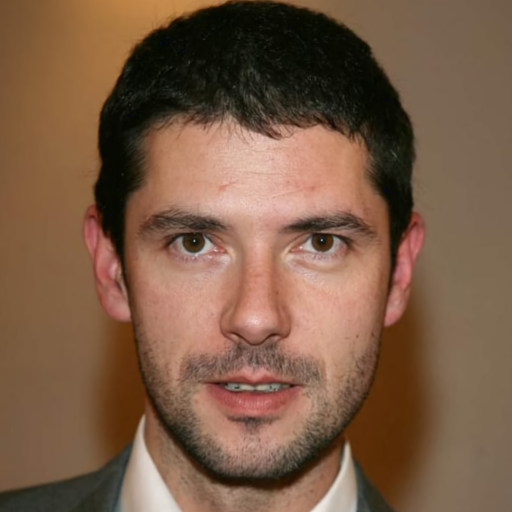
#> input picture png/0.png, 1024 x 1024 px (shown at 1/2 size)
$ python -i make_HQ_images.py   (imports and definitions only)   (older library calls are emulated)
#> lines starting #> are read from the running program, lines starting #| are printed output that depends on the picture
import glob
import os
import PIL
import hashlib
import numpy as np
from PIL import Image
import cryptography.hazmat.primitives.hashes
import cryptography.hazmat.backends
import cryptography.hazmat.primitives.kdf.pbkdf2
import cryptography.fernet
import base64
import bz2
import scipy
from scipy import ndimage
import multiprocessing as mp
import argparse

# This code is inspired by
# https://github.com/nperraud/download-celebA-HQ/blob/master/make_HQ_images.py
parser = argparse.ArgumentParser(description='Download celebA-HQ helper')
# [3 lines not run here, left out]
# [1 line that did not run here, left out]

# [1 line that did not run here, left out]
expected_images = 202599
# [1 line that did not run here, left out]

# [1 line that did not run here, left out]
# [9 lines not run here, left out]
expected_dat = 30000

# [9 lines not run here, left out]

# [1 line that did not run here, left out]

"""
# Must use pillow version 3.1.1 for everything to work correctly.
if getattr(PIL, 'PILLOW_VERSION', '') != '3.1.1':
    raise ValueError('create_celebahq requires pillow version 3.1.1') # conda install pillow=3.1.1
"""

# Must use libjpeg version 8d for everything to work correctly.
"""
img = np.array(PIL.Image.open(os.path.join(celeba_dir, '000001.jpg')))
md5 = hashlib.md5()
md5.update(img.tobytes())
if md5.hexdigest() != '9cad8178d6cb0196b36f7b34bc5eb6d3':
    raise ValueError('create_celebahq requires libjpeg version 8d') # conda install jpeg=8d
"""

def rot90(v):
    return np.array([-v[1], v[0]])


def process_func(idx):
    # Load original image.
    orig_idx = fields['orig_idx'][idx]
    orig_file = fields['orig_file'][idx]
    orig_path = os.path.join(celeba_dir, orig_file)
    img = PIL.Image.open(orig_path)
    # Choose oriented crop rectangle.
    lm = landmarks[orig_idx]
    eye_avg = (lm[0] + lm[1]) * 0.5 + 0.5
    mouth_avg = (lm[3] + lm[4]) * 0.5 + 0.5
    eye_to_eye = lm[1] - lm[0]
    eye_to_mouth = mouth_avg - eye_avg
    x = eye_to_eye - rot90(eye_to_mouth)
    x /= np.hypot(*x)
    x *= max(np.hypot(*eye_to_eye) * 2.0, np.hypot(*eye_to_mouth) * 1.8)
    y = rot90(x)
    c = eye_avg + eye_to_mouth * 0.1
    quad = np.stack([c - x - y, c - x + y, c + x + y, c + x - y])
    zoom = 1024 / (np.hypot(*x) * 2)
    # Shrink.
    shrink = int(np.floor(0.5 / zoom))
    if shrink > 1:
        size = (int(np.round(float(img.size[0]) / shrink)), int(np.round(float(img.size[1]) / shrink)))
        img = img.resize(size, PIL.Image.ANTIALIAS)
        quad /= shrink
        zoom *= shrink
    # Crop.
    border = max(int(np.round(1024 * 0.1 / zoom)), 3)
    crop = (int(np.floor(min(quad[:,0]))), int(np.floor(min(quad[:,1]))), int(np.ceil(max(quad[:,0]))), int(np.ceil(max(quad[:,1]))))
    crop = (max(crop[0] - border, 0), max(crop[1] - border, 0), min(crop[2] + border, img.size[0]), min(crop[3] + border, img.size[1]))
    if crop[2] - crop[0] < img.size[0] or crop[3] - crop[1] < img.size[1]:
        img = img.crop(crop)
        quad -= crop[0:2]
    # Simulate super-resolution.
    superres = int(np.exp2(np.ceil(np.log2(zoom))))
    if superres > 1:
        img = img.resize((img.size[0] * superres, img.size[1] * superres), PIL.Image.ANTIALIAS)
        quad *= superres
        zoom /= superres
    # Pad.
    pad = (int(np.floor(min(quad[:,0]))), int(np.floor(min(quad[:,1]))), int(np.ceil(max(quad[:,0]))), int(np.ceil(max(quad[:,1]))))
    pad = (max(-pad[0] + border, 0), max(-pad[1] + border, 0), max(pad[2] - img.size[0] + border, 0), max(pad[3] - img.size[1] + border, 0))
    if max(pad) > border - 4:
        pad = np.maximum(pad, int(np.round(1024 * 0.3 / zoom)))
        img = np.pad(np.float32(img), ((pad[1], pad[3]), (pad[0], pad[2]), (0, 0)), 'reflect')
        h, w, _ = img.shape
        y, x, _ = np.mgrid[:h, :w, :1]
        mask = 1.0 - np.minimum(np.minimum(np.float32(x) / pad[0], np.float32(y) / pad[1]), np.minimum(np.float32(w-1-x) / pad[2], np.float32(h-1-y) / pad[3]))
        blur = 1024 * 0.02 / zoom
        img += (scipy.ndimage.gaussian_filter(img, [blur, blur, 0]) - img) * np.clip(mask * 3.0 + 1.0, 0.0, 1.0)
        img += (np.median(img, axis=(0,1)) - img) * np.clip(mask, 0.0, 1.0)
        img = PIL.Image.fromarray(np.uint8(np.clip(np.round(img), 0, 255)), 'RGB')
        quad += pad[0:2]
    # Transform.
    img = img.transform((4096, 4096), PIL.Image.QUAD, (quad + 0.5).flatten(), PIL.Image.BILINEAR)
    img = img.resize((1024, 1024), PIL.Image.ANTIALIAS)
    img = np.asarray(img).transpose(2, 0, 1)
    # Verify MD5.
    """
    md5 = hashlib.md5()
    md5.update(img.tobytes())
    assert md5.hexdigest() == fields['proc_md5'][idx]
    """
    # # Load delta image and original JPG.
    # with zipfile.ZipFile(os.path.join(delta_dir, 'deltas%05d.zip' % (idx - idx % 1000)), 'r') as zip:
    #     delta_bytes = zip.read('delta%05d.dat' % idx)
    with open(os.path.join(delta_dir,'delta%05d.dat' % idx), 'rb') as file:
        delta_bytes = file.read()
    with open(orig_path, 'rb') as file:
        orig_bytes = file.read()
    # Decrypt delta image, using original JPG data as decryption key.
    algorithm = cryptography.hazmat.primitives.hashes.SHA256()
    backend = cryptography.hazmat.backends.default_backend()
    salt = bytes(orig_file, 'ascii')
    kdf = cryptography.hazmat.primitives.kdf.pbkdf2.PBKDF2HMAC(algorithm=algorithm, length=32, salt=salt, iterations=100000, backend=backend)
    key = base64.urlsafe_b64encode(kdf.derive(orig_bytes))
    delta = np.frombuffer(bz2.decompress(cryptography.fernet.Fernet(key).decrypt(delta_bytes)), dtype=np.uint8).reshape(3, 1024, 1024)
    # Apply delta image.
    img = img + delta
    # Verify MD5.
    """
    md5 = hashlib.md5()
    md5.update(img.tobytes())
    assert md5.hexdigest() == fields['final_md5'][idx]
    """
    return img


def do_the_work(img_num):
    print('Create image number {}'.format(img_num))
    img = process_func(img_num)
    np.save(os.path.join(delta_dir, 'imgHQ%05d' % img_num), [img])

# for img_num in range(expected_dat):
#     do_the_work(img_num)

num_workers = mp.cpu_count() - 1
# [9 lines not run here, left out]

>>> import cv2
>>> picture = cv2.imread('png/0.png', cv2.IMREAD_GRAYSCALE)
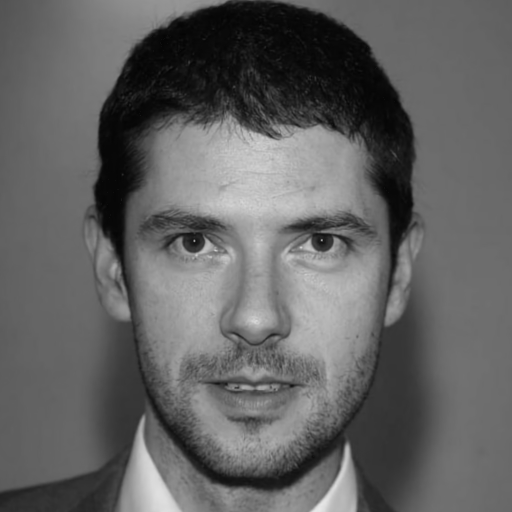
#> picture: shape (1024, 1024) (shown at 1/2 size); min 3, max 233, mean 97.9
>>> result = do_the_work(picture)
#> (printed output is left out)
#> (the run stopped early here; a loop or call above may not have finished)
